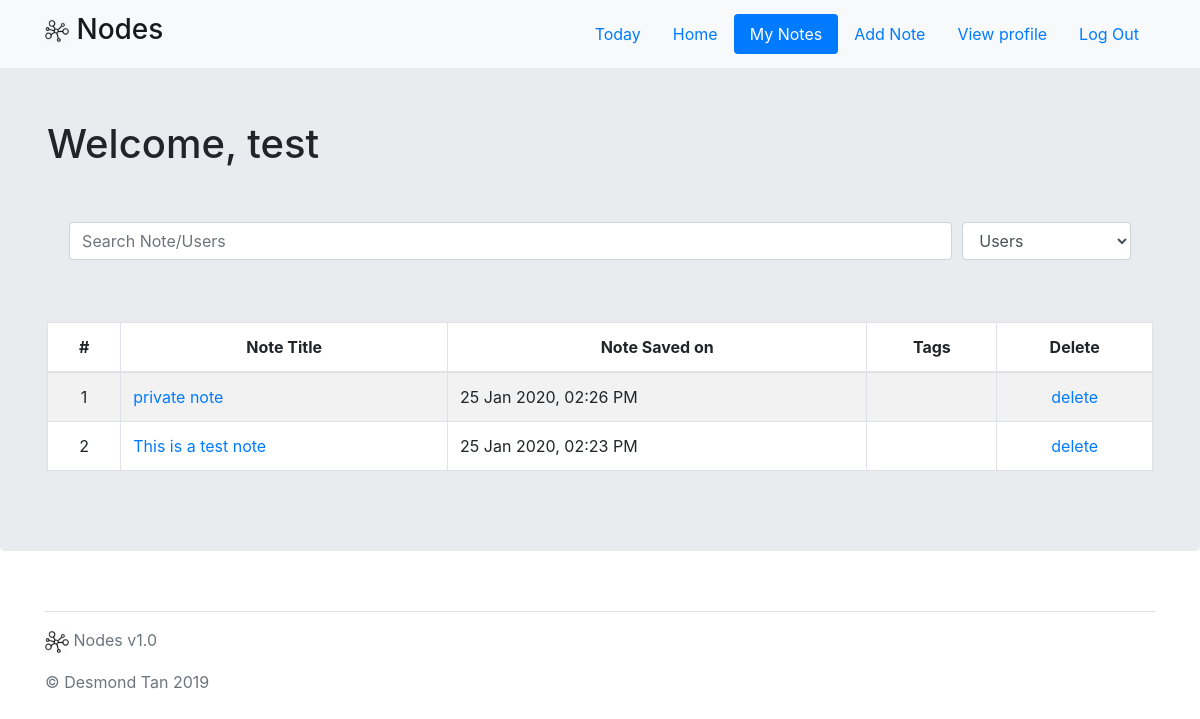
/my_notes (signed in), run on the app's committed database.
### app/models.py (models this page shows, shortened)
class Notes(db.Model):
    __tablename__ = 'notes'
    id = db.Column(db.Integer, primary_key=True)
    date_created = db.Column(db.String(32))
    last_edited = db.Column(db.String(32))
    private = db.Column(db.Boolean)
    parent_folder_id = db.Column(db.Integer)
    title = db.Column(db.String(255))
    body = db.Column(db.String(255))
    body_markdown = db.Column(db.String(255))
    user_id = db.Column(db.Integer)

### app/main/views.py (the view)
@main.route('/my_notes', methods=['GET', 'POST'])
@login_required
def my_notes():
    search_form = SearchForm()
    if search_form.validate_on_submit():
        search = request.form['search']
        category = request.form['category']
        return redirect(url_for('main.search_results', search=search, category=category))
    notes = get_notes(session['user_id'])
    notes.sort(key=lambda note: note.last_edited, reverse=True)
    return render_template('main/my_notes.html', form=search_form, notes=notes, username=session['username'])

### app/main/forms.py
class SearchForm(FlaskForm):
    choices = [
        ('Users', 'Users'),
        ('Notes', 'Notes')
    ]
    search = StringField("Search Note/Users", [required("Unable to search empty string.")])
    category = SelectField('Category', choices=choices)

### app/utils/filters.py (called while the page is built)
def datetimeformat(value, format="%d %b %Y, %I:%M %p"):
    datetime_obj = datetime.strptime(value, '%Y-%m-%d %H:%M:%S.%f')
    return datetime_obj.strftime(format)

### app/utils/functions.py (called while the page is built)
def get_notes(user_id):
    notes = Notes.query.filter(Notes.user_id == user_id).all()
    return notes

### app/templates/main/my_notes.html (shortened to what this page needs)
{% extends "layout.html" %}
{% block body %}
<div class="jumbotron">
    <div class="container">
    {% if username %}
        <h1>Welcome, {{ username }}</h1><br>
        <form action="{{ url_for("main.my_notes") }}" method="POST">
            <div class="form-row" style="padding: 2%">
                <div class="form-group col-md-10">
                    {{ form.search(class="form-control no_borders", placeholder="Search Note/Users") }}
                </div>
                <div class="form-group col-md-2">
                    {{ form.category(class="form-control no_borders") }}
                </div>
            </div>
        </form>
        {% if notes != [] %}
            <table class="table table-hover table-striped table-bordered" style="background-color: white;">
                <thead class="text-center">
                    <tr>
                        <th class="text-center">#</th>
                        <th>Note Title</th>
                        <th>Note Saved on</th>
                        <th>Tags</th>
                        <th class="text-center">Delete</th>
                    </tr>
                </thead>
                <tbody>
                    {% for note in notes %}
                        <tr>
                            <td class="text-center">{{ loop.index }}</td>
                            <td> <a href="/notes/{{ note.id }}/">{{ note.title }}</a></td>
                            <td>{{ note.last_edited | datetimeformat }}</td>
                            <td></td>
                            <td class="text-center">
                                <a href="/notes/delete/{{ note.id }}/">delete</a>
                            </td>
                        </tr>
                    {%  endfor %}
                </tbody>
            </table>
        {% else %}
            <div class="alert alert-danger">
                You have no notes added! Let's add one <a href="/notes/add/">here</a>
            </div>
        {% endif %}
    {% endif %}
    </div>
</div>
{% endblock %}

### app/templates/layout.html (style rules this page uses)
body { padding-top: 3.5rem; }

### data on the page
Notes: title "private note", last_edited "25 Jan 2020, 02:26 PM"
Notes: title "This is a test note", last_edited "25 Jan 2020, 02:23 PM"

### other printed values
{{ username }} "test"
